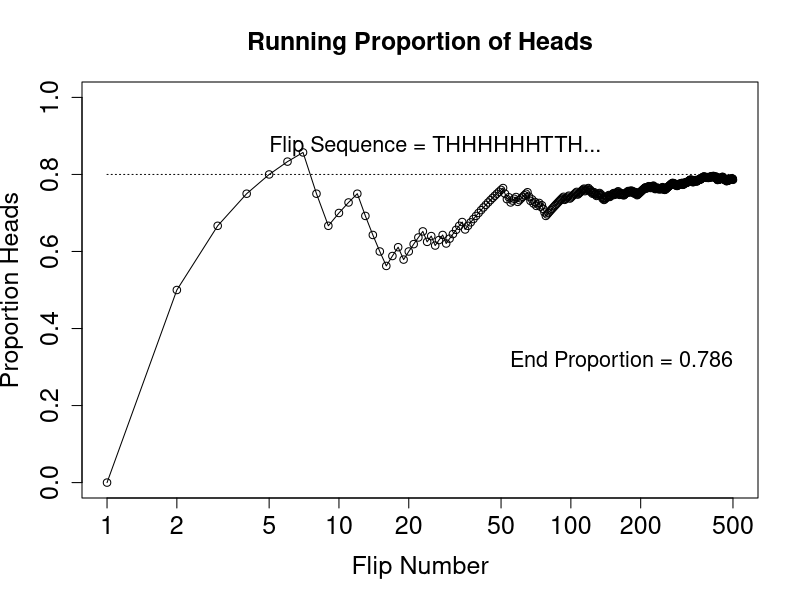

Here is the R script that generated this plot:
setwd('/home/id/code/bayes_book/ch3_prob')

# Goal: Toss a coin N times and compute the running proportion of heads.
N = 500	# Specify the total number of flips, denoted N.

# Generate a random sample of N flips for a fair coin (heads=1, tails=0);
# the function "sample" is part of R:
#set.seed(47405) # Uncomment to set the "seed" for the random number generator.
flipsequence = sample( x=c(0,1) , prob=c(.2,.8) , size=N , replace=TRUE )

# Compute the running proportion of heads:
r = cumsum( flipsequence ) # The function "cumsum" is built in to R.
n = 1:N                    # n is a vector.
runprop = r / n            # component by component division.

# Graph the running proportion:
# To learn about the parameters of the plot function,
# type help('par') at the R command prompt.
# Note that "c" is a function in R.
plot( n , runprop , type="o" , log="x" ,
	  xlim=c(1,N) , ylim=c(0.0,1.0) , cex.axis=1.5 ,
	  xlab="Flip Number" , ylab="Proportion Heads" , cex.lab=1.5 ,
	  main="Running Proportion of Heads" , cex.main=1.5 )

# Plot a dotted horizontal line at y=.5, just as a reference line:
lines( c(1,N) , c(.8,.8) , lty=3 )

# Display the beginning of the flip sequence. 

# changing from numbers to letters is a bit mysterious, but I think I get
# it for the most part
flipletters = paste( c("T","H")[ flipsequence[ 1:10 ] + 1 ] , collapse="" )
displaystring = paste( "Flip Sequence = " , flipletters , "..." , sep="" )
text( 5 , .9 , displaystring , adj=c(0,1) , cex=1.3 )

# Display the relative frequency at the end of the sequence.
text( N , .3 , paste("End Proportion =",runprop[N]) , adj=c(1,0) , cex=1.3 )

# Save the plot to an EPS file.
dev.copy2eps( file = "ex3_1.eps" )
